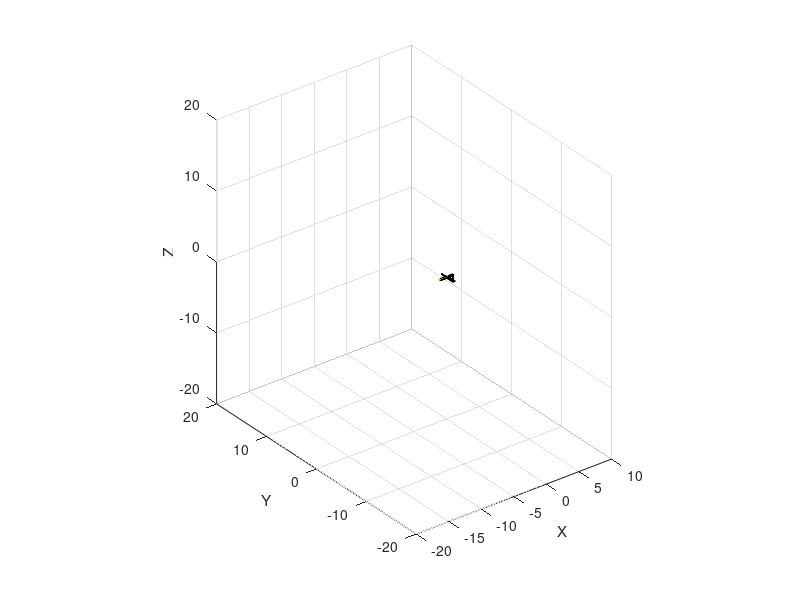

Recreate this plot in MATLAB. (Note: this script raises an error after producing the figure.)
close all;
clc; clear;
% SEt the limmtis and select a view
ax = axes('XLim',[-20 10],'YLim',[-20 20],'ZLim',[-20 20]);
% ax = axes(
% xlim([-2 2]);
% ylim([-2 10]);
% zlim([-1.5 1.5]);
%view(3);
%axis equal;
hold on;
grid on;
view(3);
daspect([1 1 1]);
xlabel('X') 
ylabel('Y') 
zlabel('Z') 
[xc, yc, zc] = cylinder([0.1 0.0]);  % for a cone
[x, y, z] = cylinder([0.2 0.2]);
 
h(1) = surface(xc, zc, -yc, 'FaceColor', 'red');
h(2) = surface(z, y, 0.5*x,'FaceColor', 'blue');
h(3) = surface(-z, y, 0.5*x, 'FaceColor', 'yellow');
h(4) = surface(x, -1.5*z, 0.5*y, 'FaceColor', 'red');
h(5) = surface(xc, (1.5*yc)-1.3, z, 'FaceColor', 'red');

%Create group object and parent surfaces
combined_objects = hgtransform('Parent',ax);
set(h,'Parent',combined_objects)
% Set the renderer to OpenGL and update the display
set(gcf, 'Render','opengl')

% Concatenate the transforms and
% set the transform matrix property
% set(t, 'Matrix',Rz)
drawnow

% lon = [ 0 0.1 2 4 4  5 6 7  8 9 10];
% lat = [0 1 1 1 0 0 0 -1 -1 -1 -1];
% bea = [0 -1 0 0 0.5 0 0 0.5 0 0 0];

z = 0:0.05:10;
y = 6*sin(2*z);
x = 6*cos(2*z);
plot3(x,y,z);
beaz = 0:3*0.031416:3*2*3.1416;
set(gcf,'Units','normalized','OuterPosition',[0 0 1 1]);
for i = 1: length(z)
    %lon = [0 0.1 2 4 4  5 6 7 9 10];    % Y
    %lon = y(i);
    %lat = x(i);
    %lat = [0 1 1 1 0 0 0 -1 -1 -5]; % X
    %bea = [0 3.1416 0 0 0.5 0 0 0.5 0 0 0]; % yaw or PSI angles
    %bea = beaz(i);
    %alt = [0 1 1.5 2 2.5 3 3.5 4 4.5 5]; % Zc
    %alt = z(i);

end
